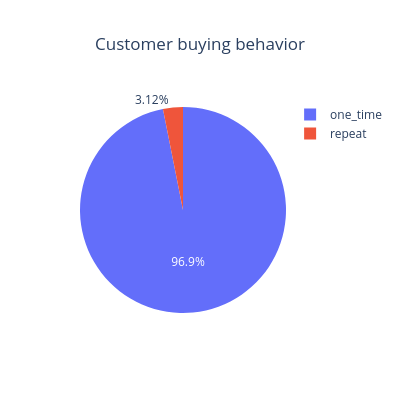

The notebook cell this image was saved under:
### Markdown cell above
#### What percentage of customers make only a single purchase, and what percentage return to the store?

### Code cell
customer_num = customer.groupby('customer_unique_id').size()

one_time_customer = (customer_num == 1).sum()   # Unique customers
repeat_customer = (customer_num > 1).sum()      # Customers who have made more than one purchase

# Creating a DataFrame of customer purchasing behavior
customer_behavior = pd.DataFrame({
    'customer' : ['one_time', 'repeat'],
    'count' : [one_time_customer, repeat_customer]
})
customer_behavior['percentage'] = ((customer_behavior['count'] / customer_behavior['count'].sum()) * 100).round(2)

# Drawing a pie chart for better understanding
fig = px.pie(customer_behavior, values='percentage', names='customer', title='Customer buying behavior')
fig.update_layout(width=400, height=400, title_x=0.5)

### Figure 1 — Plotly figure (JSON) as saved in the notebook; plotly's stock layout.template omitted (floating-point values rounded to 4 significant figures)
{"data": [{"domain": {"x": [0, 1], "y": [0, 1]}, "hovertemplate": "customer=%{label}<br>percentage=%{value}<extra></extra>", "labels": ["one_time", "repeat"], "legendgroup": "", "name": "", "showlegend": true, "type": "pie", "values": [96.88, 3.12]}], "layout": {"height": 400, "legend": {"tracegroupgap": 0}, "title": {"text": "Customer buying behavior", "x": 0.5}, "width": 400}}
